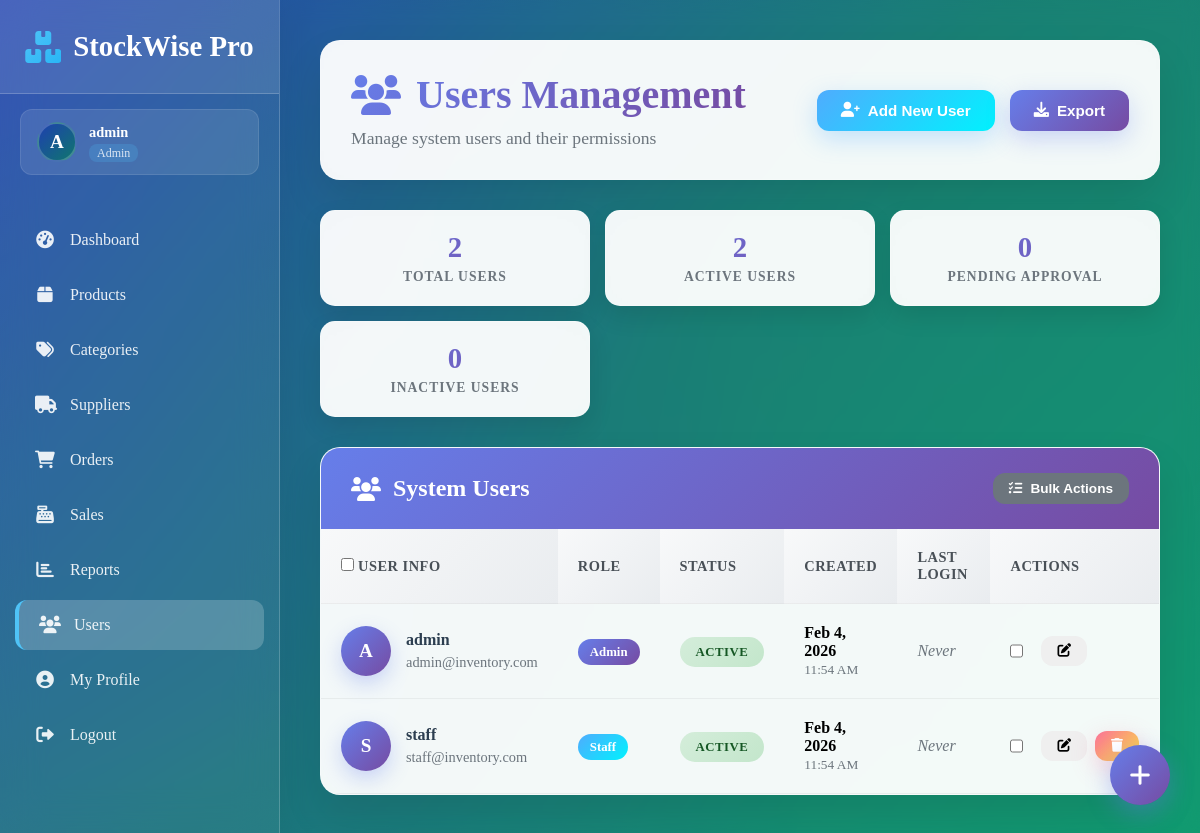
The page /admin/users.php (signed in) on the database its author committed.
### tables this page shows
CREATE TABLE users (
    id INT AUTO_INCREMENT PRIMARY KEY,
    username VARCHAR(50) UNIQUE NOT NULL,
    email VARCHAR(100) UNIQUE NOT NULL,
    password VARCHAR(255) NOT NULL,
    role ENUM('admin', 'staff') DEFAULT 'staff',
    profile_photo VARCHAR(255) DEFAULT NULL,
    created_at TIMESTAMP DEFAULT CURRENT_TIMESTAMP,
    last_login TIMESTAMP NULL,
    status ENUM('active', 'inactive') DEFAULT 'active'
);

### admin/users.php (the view, shortened to what this page needs)
<?php
require_once '../config/db.php';
$user_info = null;
if (isset($_SESSION['user_id'])) {
    $stmt = $conn->prepare("SELECT username, role, profile_photo FROM users WHERE id = ?");
    $stmt->bind_param("i", $_SESSION['user_id']);
    $stmt->execute();
    $result = $stmt->get_result();
    $user_info = $result->fetch_assoc();
}
$users = [];
try {
    $result = $conn->query("SELECT * FROM users ORDER BY created_at DESC");
    if ($result) {
        $users = $result->fetch_all(MYSQLI_ASSOC);
    }
} catch (Exception $e) {
    $users = [];
}
?>
<!DOCTYPE html>
<html lang="en">
<head>
    <link rel="stylesheet" href="https://cdnjs.cloudflare.com/ajax/libs/font-awesome/6.0.0/css/all.min.css">
</head>
<body>
    <div class="container">
        <div class="sidebar">
            <div class="logo">
                <i class="fas fa-boxes"></i>
                StockWise Pro
            </div>
            <?php if ($user_info): ?>
            <div style="display: flex; align-items: center; gap: 12px; padding: 12px 16px; background: rgba(255, 255, 255, 0.1); border-radius: 12px; margin: 15px 20px; border: 1px solid rgba(255, 255, 255, 0.1);">
                <?php
                $show_photo = false;
                $photo_src = '';
                if ($show_photo): ?>
                    <img src="<?php echo htmlspecialchars($photo_src); ?>"
                         alt="Profile" style="width: 40px; height: 40px; border-radius: 50%; object-fit: cover; border: 2px solid rgba(255, 255, 255, 0.2);">
                <?php else: ?>
                    <div style="width: 40px; height: 40px; border-radius: 50%; background: linear-gradient(135deg, #1e40af 0%, #0f766e 100%); display: flex; align-items: center; justify-content: center; color: white; border: 2px solid rgba(255, 255, 255, 0.2); font-weight: 600; font-size: 1.2rem;">
                        <?php echo strtoupper(substr($user_info['username'], 0, 1)); ?>
                    </div>
                <?php endif; ?>
                <div style="text-align: left;">
                    <span style="display: block; font-weight: 600; font-size: 0.9rem; color: white; margin-bottom: 2px;"><?php echo htmlspecialchars($user_info['username']); ?></span>
                    <span style="color: rgba(255,255,255,0.8); text-transform: capitalize; font-size: 0.75rem; background: rgba(79, 195, 247, 0.2); padding: 2px 8px; border-radius: 8px;"><?php echo ucfirst($user_info['role']); ?></span>
                </div>
            </div>
            <?php endif; ?>
            <ul class="nav-menu">
                <li class="nav-item"><a href="dashboard.php"><i class="fas fa-tachometer-alt"></i> Dashboard</a></li>
                <li class="nav-item"><a href="products.php"><i class="fas fa-box"></i> Products</a></li>
                <li class="nav-item"><a href="categories.php"><i class="fas fa-tags"></i> Categories</a></li>
                <li class="nav-item"><a href="suppliers.php"><i class="fas fa-truck"></i> Suppliers</a></li>
                <li class="nav-item"><a href="orders.php"><i class="fas fa-shopping-cart"></i> Orders</a></li>
                <li class="nav-item"><a href="sales.php"><i class="fas fa-cash-register"></i> Sales</a></li>
                <li class="nav-item"><a href="reports.php"><i class="fas fa-chart-bar"></i> Reports</a></li>
                <li class="nav-item active"><a href="users.php"><i class="fas fa-users"></i> Users</a></li>
                <li class="nav-item"><a href="profile.php"><i class="fas fa-user-circle"></i> My Profile</a></li>
                <li class="nav-item"><a href="../auth/logout.php"><i class="fas fa-sign-out-alt"></i> Logout</a></li>
            </ul>
        </div>
        <div class="main-content">
            <div class="page-header">
                <div>
                    <h1><i class="fas fa-users"></i> Users Management</h1>
                    <p style="color: #6c757d; margin: 10px 0 0 0; font-size: 1.1rem;">Manage system users and their permissions</p>
                </div>
                <div class="actions">
                    <button class="btn btn-success" onclick="showAddUserModal()"><i class="fas fa-user-plus"></i> Add New User</button>
                    <button class="btn btn-primary" onclick="exportUsers()"><i class="fas fa-download"></i> Export</button>
                </div>
            </div>
            <div class="stats-grid">
                <div class="stat-card">
                    <div class="stat-number"><?php echo count($users); ?></div>
                    <div class="stat-label">Total Users</div>
                </div>
                <div class="stat-card">
                    <div class="stat-number"><?php echo count(array_filter($users, function($u) { return $u['status'] == 'active'; })); ?></div>
                    <div class="stat-label">Active Users</div>
                </div>
                <div class="stat-card">
                    <div class="stat-number">0</div>
                    <div class="stat-label">Pending Approval</div>
                </div>
                <div class="stat-card">
                    <div class="stat-number"><?php echo count(array_filter($users, function($u) { return $u['status'] == 'inactive'; })); ?></div>
                    <div class="stat-label">Inactive Users</div>
                </div>
            </div>
            <div class="users-table-container">
                <div class="table-header">
                    <h3><i class="fas fa-users"></i> System Users</h3>
                    <div class="actions">
                        <button class="btn btn-secondary btn-sm" onclick="showBulkActionsModal()"><i class="fas fa-tasks"></i> Bulk Actions</button>
                    </div>
                </div>
                <table class="users-table">
                    <thead>
                        <tr>
                            <th>
                                <input type="checkbox" id="selectAll" onchange="toggleSelectAll()"> User Info
                            </th>
                            <th>Role</th>
                            <th>Status</th>
                            <th>Created</th>
                            <th>Last Login</th>
                            <th>Actions</th>
                        </tr>
                    </thead>
                    <tbody>
                        <?php foreach ($users as $user): ?>
                        <tr>
                            <td>
                                <div class="user-info">
                                    <div class="user-avatar">
                                        <?php echo strtoupper(substr($user['username'], 0, 1)); ?>
                                    </div>
                                    <div class="user-details">
                                        <h4><?php echo htmlspecialchars($user['username']); ?></h4>
                                        <p><?php echo htmlspecialchars($user['email'] ?? 'admin@inventory.com'); ?></p>
                                    </div>
                                </div>
                            </td>
                            <td>
                                <span class="role-badge role-<?php echo $user['role']; ?>">
                                    <?php echo ucfirst($user['role']); ?>
                                </span>
                            </td>
                            <td>
                                <span class="status-badge status-<?php echo $user['status']; ?>">
                                    <?php echo ucfirst($user['status']); ?>
                                </span>
                            </td>
                            <td>
                                <strong><?php echo date('M j, Y', strtotime($user['created_at'])); ?></strong>
                                <br><small style="color: #6c757d;"><?php echo date('g:i A', strtotime($user['created_at'])); ?></small>
                            </td>
                            <td>
                                <?php if (isset($user['last_login']) && $user['last_login']): ?>
                                    <strong><?php echo date('M j, Y', strtotime($user['last_login'])); ?></strong>
                                    <br><small style="color: #6c757d;"><?php echo date('g:i A', strtotime($user['last_login'])); ?></small>
                                <?php else: ?>
                                    <em style="color: #6c757d;">Never</em>
                                <?php endif; ?>
                            </td>
                            <td>
                                <div style="display: flex; gap: 8px;">
                                    <input type="checkbox" name="selected_users[]" value="<?php echo $user['id']; ?>" style="margin-right: 10px;">
                                    <button class="btn btn-warning btn-sm" onclick="editUser(<?php echo $user['id']; ?>, '<?php echo htmlspecialchars($user['username']); ?>', '<?php echo htmlspecialchars($user['email']); ?>', '<?php echo $user['role']; ?>', '<?php echo $user['status']; ?>')" title="Edit User">
                                        <i class="fas fa-edit"></i>
                                    </button>
                                    <?php if ($user['id'] != $_SESSION['user_id']): ?>
                                    <button class="btn btn-danger btn-sm" onclick="deleteUser(<?php echo $user['id']; ?>, '<?php echo htmlspecialchars($user['username']); ?>')" title="Delete User">
                                        <i class="fas fa-trash"></i>
                                    </button>
                                    <?php endif; ?>
                                </div>
                            </td>
                        </tr>
                        <?php endforeach; ?>
                    </tbody>
                </table>
            </div>
        </div>
    </div>
    <button class="fab" onclick="showAddUserModal()" title="Add New User"><i class="fas fa-plus"></i></button>
</body>
</html>

### rows shown on the page
users: username "A", username "admin", role "Admin", email "admin@inventory.com", status "ACTIVE", created_at "Feb 4, 2026", created_at "11:54 AM", shows "Never"
users: username "S", username "staff", email "staff@inventory.com", role "Staff", status "ACTIVE", created_at "Feb 4, 2026", created_at "11:54 AM", shows "Never"

### other values the page prints
count($users) "2"
